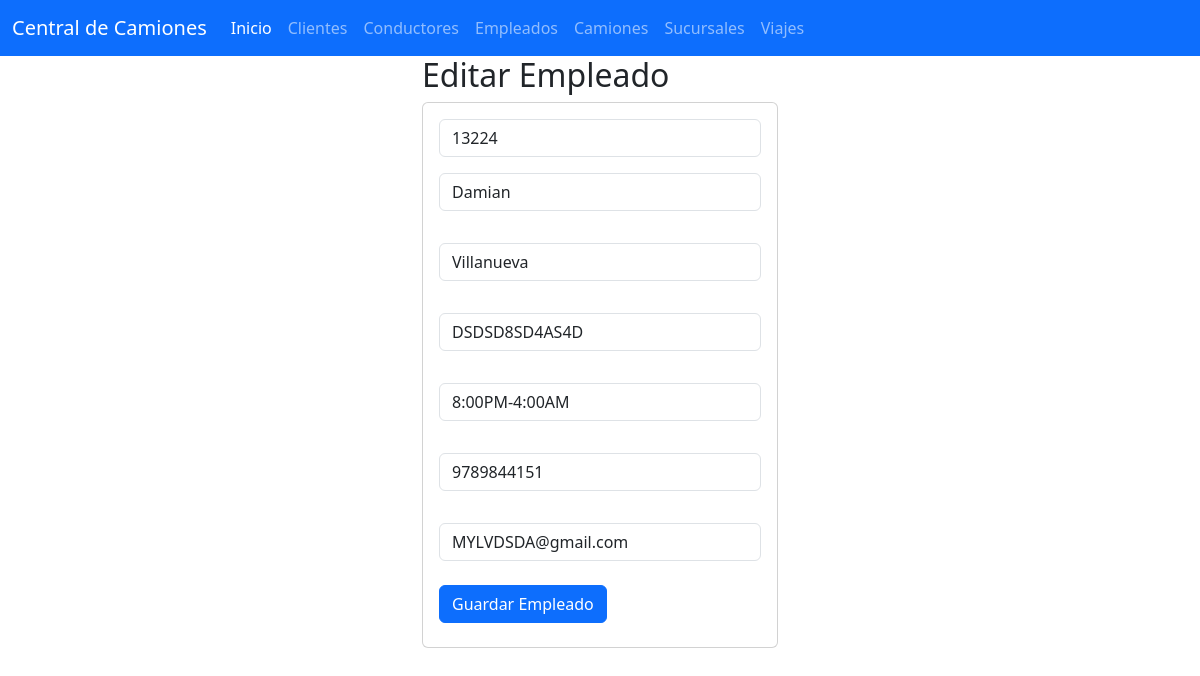
The app's page /seleccionarConductor/13224 with its own data.
### conductores_app/models.py (models this page shows, shortened)
class Conductores(models.Model):
    id_conductor=models.CharField(primary_key=True,max_length=6)
    Nombres=models.CharField(max_length=50)
    Apellidos=models.CharField(max_length=50)
    Numerolicencia=models.CharField(max_length=50)
    Horario=models.CharField(max_length=50)
    Numerotelefono=models.CharField(max_length=10)
    Correoelectronico=models.CharField(max_length=10)

### conductores_app/views.py (the view)
# urls.py: path("seleccionarConductor/<id_conductor>",views.seleccionarConductor,name="seleccionarConductor"),
def seleccionarConductor(request, id_conductor):
    conductores=Conductores.objects.get(id_conductor=id_conductor)
    return render(request,"editarConductores.html",{"misconductores": conductores})

### conductores_app/templates/editarConductores.html
    {% extends "base.html" %}
    {% block cuerpo %}
    <div class="row">
        <div class="col-md-4 offset-md-4">
            <h2>Editar Empleado</h2>
            <div class="card">
                <div class="card-body">
                <form action="/editarConductor/" method="POST"> {% csrf_token %}
                    <div class="form-group">
                    <input type="text" id="txtidconductor" name="txtidconductor" class="form-control"
                    value="{{misconductores.id_conductor}}"
                    minlenght="1" maxlenght="6" readonly required>
                    </div>
                    <div class="form-group py-3">
                    <input type="text" id="txtnombres" name="txtnombres" class="form-control"
                    value="{{misconductores.Nombres}}" maxlenght="50"  required>
                    </div>
                    <div class="form-group py-3">
                        <input type="text" id="txtapellidos" name="txtapellidos" class="form-control"
                        value="{{misconductores.Apellidos}}" maxlenght="50" required>
                        </div>
                        <div class="form-group py-3">
                            <input type="text" id="txtlicen" name="txtlicen" class="form-control"
                            value="{{misconductores.Numerolicencia}}" maxlenght="50" required>
                            </div>
                            <div class="form-group py-3">
                                <input type="text" id="txthorario" name="txthorario" class="form-control"
                                value="{{misconductores.Horario}}" maxlenght="50" required>
                                </div>
                                <div class="form-group py-3">
                                    <input type="text" id="txtnumtele" name="txtnumtele" class="form-control"
                                    value="{{misconductores.Numerotelefono}}" maxlenght="50"  required>
                                    </div>
                                    <div class="form-group py-3">
                                        <input type="text" id="txtcorreo" name="txtcorreo" class="form-control"
                                        value="{{misconductores.Correoelectronico}}" maxlenght="50" required>
                                        </div>
                    <div class="form-group py-2">
                    <button type="submit" class="btn btn-primary">Guardar Empleado</button>
                    </div>
                </form>
                </div>
            </div>
        </div>
    </div>
    {% endblock  %}

### records on screen
Conductores: txtidconductor "13224", txtnombres "Damian", txtapellidos "Villanueva", txtlicen "DSDSD8SD4AS4D", txthorario "8:00PM-4:00AM", txtnumtele "9789844151", txtcorreo "MYLVDSDA@gmail.com"
